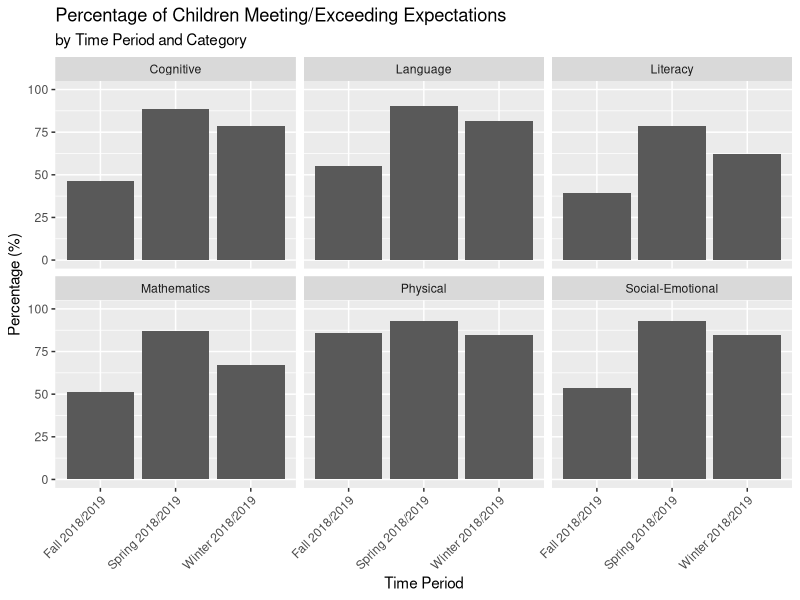
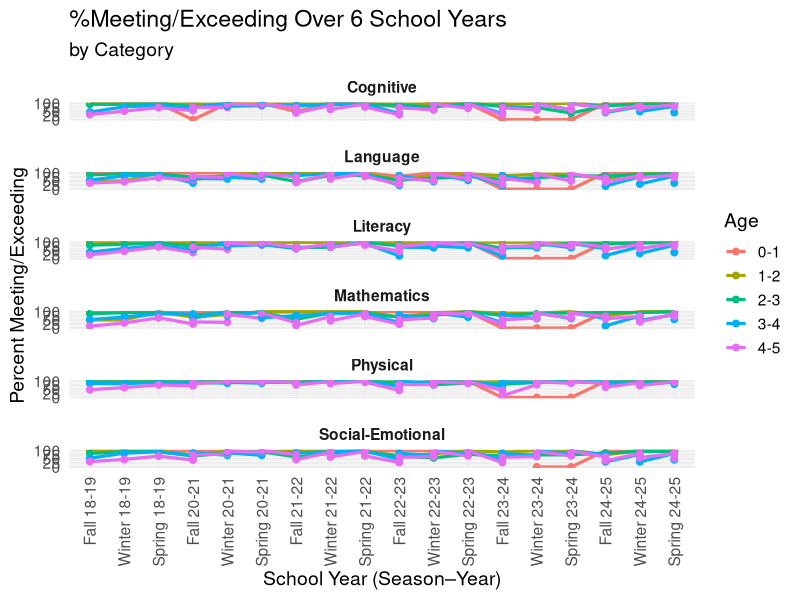
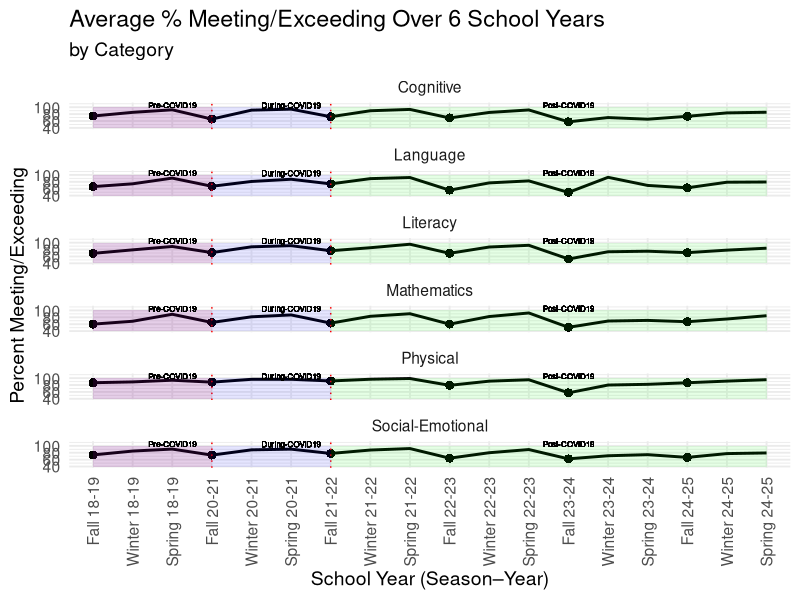
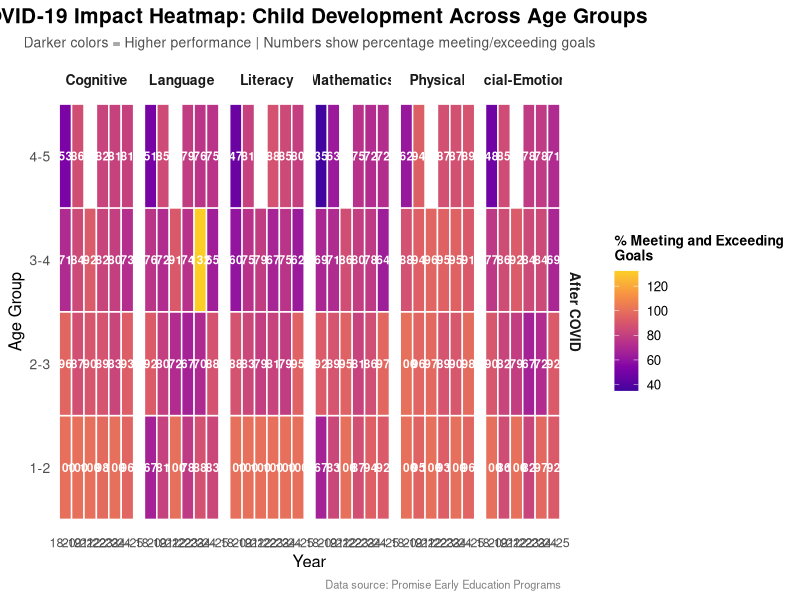
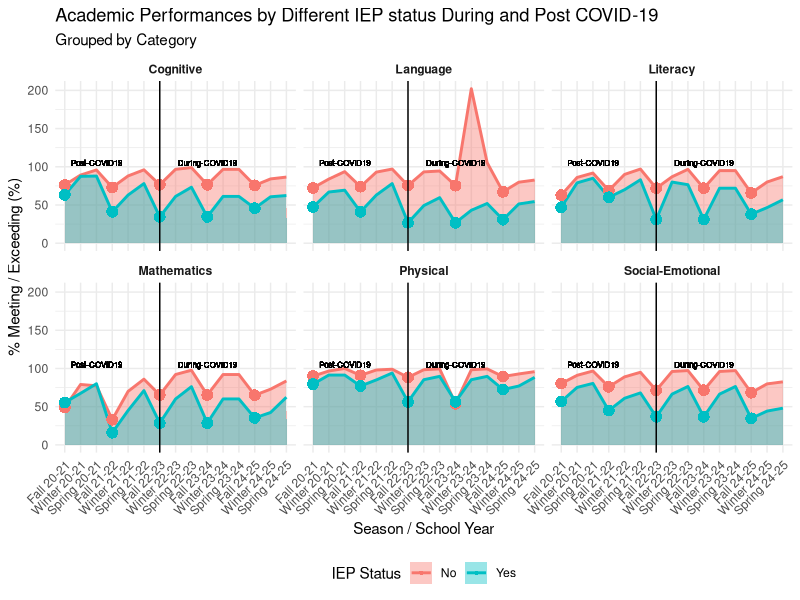
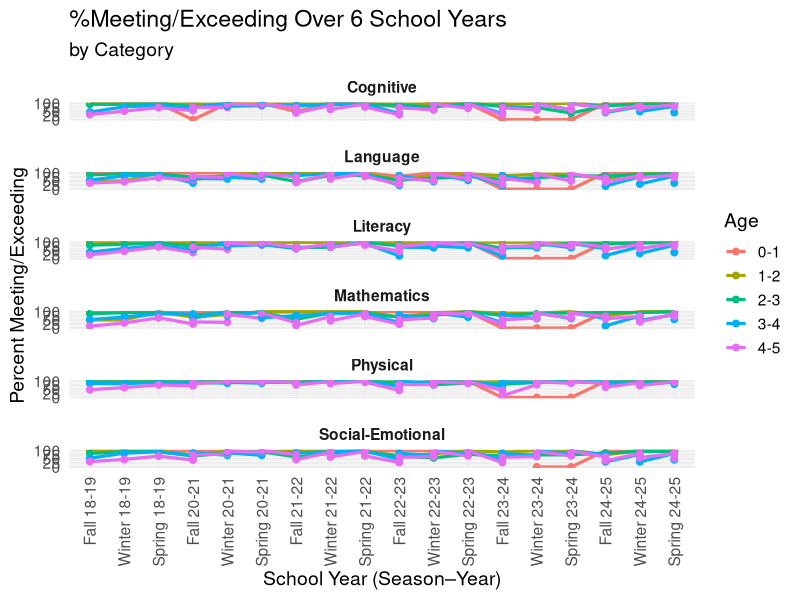
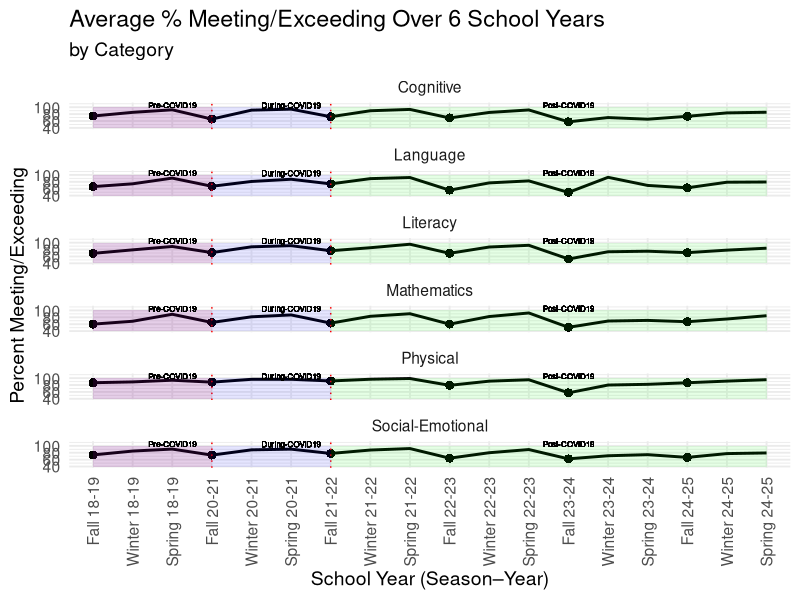
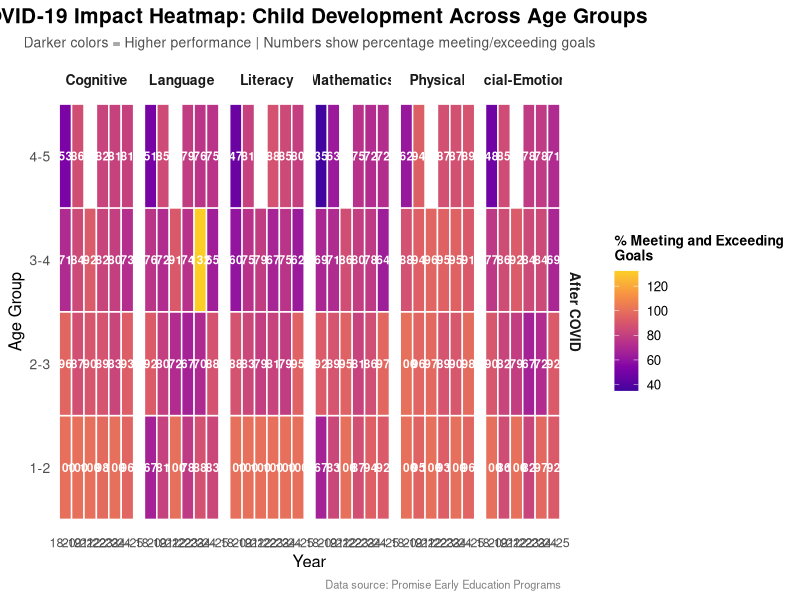

Here is the R script that generated these plots, in order:
## ---- chunk 1
library(tidyverse)
library(broom)
library(readxl)
library(dplyr)
library(skimr)
## ---- chunk 2
prof_2018_2019 <- read_excel("../data/ignore/file_show.xlsx")
## ---- chunk 3
glimpse(prof_2018_2019)
## ---- chunk 4
skim(prof_2018_2019)
## ---- chunk 5
categorized_data_2018_2019 <- prof_2018_2019 |>
  group_by(`Time Period`, `Category`) |>
  summarise(
    `Total # Children` = sum(`# Children`, na.rm = TRUE), 
    `Meeting / Exceeding Children` = sum(`# Meeting / Exceeding`, na.rm = TRUE), 
    `% percentage` = round(`Meeting / Exceeding Children` / `Total # Children` * 100, 2),
    .groups = "drop"
  )
## ---- chunk 6
ggplot(categorized_data_2018_2019, aes(x = `Time Period`, y = `% percentage`)) +
  geom_col() +
  facet_wrap(~ `Category`) +
  ylim(0, 100) +
  labs(
    title = "Percentage of Children Meeting/Exceeding Expectations",
    subtitle = "by Time Period and Category",
    x = "Time Period",
    y = "Percentage (%)"
  ) + 
  theme(axis.text.x = element_text(angle = 45, hjust = 1))
## ---- chunk 7
X2018_2019 <- read_excel("../data/ignore/2018-2019.xlsx")
X2020_2021 <- read_excel("../data/ignore/2020-2021.xlsx")
X2021_2022 <- read_excel("../data/ignore/2021-2022.xlsx")
X2022_2023 <- read_excel("../data/ignore/2022-2023.xlsx")
X2023_2024 <- read_excel("../data/ignore/2023-2024.xlsx")
X2024_2025 <- read_excel("../data/ignore/2024-2025.xlsx")
## ---- chunk 8
general_data_table <- bind_rows(
  #for each year we need to first convert our number of children, number of meeting/exceeding, and percentage of meeting/exceeding in numerit values and create a year column that would help us with sorting and labeling
  X2018_2019 |>
    mutate(
      `# Children` = parse_number(as.character(`# Children`), na = c("N/A", "NA")), 
      `# Meeting / Exceeding` = parse_number(as.character(`# Meeting / Exceeding`), na = c("N/A", "NA")), 
      `% Meeting / Exceeding` = parse_number(as.character(`% Meeting / Exceeding`)), 
      year = "18-19"), 
  X2020_2021 |>
    mutate(
      `# Children` = parse_number(as.character(`# Children`), na = c("N/A", "NA")), 
      `# Meeting / Exceeding` = parse_number(as.character(`# Meeting / Exceeding`), na = c("N/A", "NA")), 
      `% Meeting / Exceeding` = parse_number(as.character(`% Meeting / Exceeding`)), 
      year = "20-21"), 
  X2021_2022|>
    mutate(
      `# Children` = parse_number(as.character(`# Children`), na = c("N/A", "NA")), 
      `# Meeting / Exceeding` = parse_number(as.character(`# Meeting / Exceeding`), na = c("N/A", "NA")), 
      `% Meeting / Exceeding` = parse_number(as.character(`% Meeting / Exceeding`)), 
      year = "21-22"), 
  X2022_2023|>
    mutate(
      `# Children` = parse_number(as.character(`# Children`), na = c("N/A", "NA")), 
      `# Meeting / Exceeding` = parse_number(as.character(`# Meeting / Exceeding`), na = c("N/A", "NA")), 
      `% Meeting / Exceeding` = parse_number(as.character(`% Meeting / Exceeding`)), 
      year = "22-23"), 
  X2023_2024|>
    mutate(
      `# Children` = parse_number(as.character(`# Children`), na = c("N/A", "NA")), 
      `# Meeting / Exceeding` = parse_number(as.character(`# Meeting / Exceeding`), na = c("N/A", "NA")), 
      `% Meeting / Exceeding` = parse_number(as.character(`% Meeting / Exceeding`), na = c("N/A", "NA", "#DIV/0!")), 
      year = "23-24"), 
  X2024_2025|>
    mutate(
      `# Children` = parse_number(as.character(`# Children`), na = c("N/A", "NA")), 
      `# Meeting / Exceeding` = parse_number(as.character(`# Meeting / Exceeding`), na = c("N/A", "NA")), 
      `% Meeting / Exceeding` = parse_number(as.character(`% Meeting / Exceeding`)), 
      year = "24-25")
  ) |>
  #shortening and simplifying the label for each school year and trimester
  mutate(
    season = case_when(
      str_detect(`Time Period`, "Fall") ~ "Fall",
      str_detect(`Time Period`, "Winter") ~ "Winter",
      str_detect(`Time Period`, "Spring") ~ "Spring"
    ),
    label = paste(season, year),
    #sorting for chronological order taking the beginning of the school year and the code for each season (Fall - 1, Winter - 2, Spring - 3)
    #e.g. Fall 2018-2019 -> 181, Winter 2021-2022 -> 212
    sort_num = as.numeric(str_sub(year, 1, 2)) * 10 + match(season, c("Fall","Winter","Spring")) 
  )
#ordering our data chronologically
general_data_table <- general_data_table |>
  mutate(
    label = fct_reorder(label, sort_num)
  )
## ---- chunk 9
general_data_plot <- ggplot(general_data_table, aes(x = label, y = `% Meeting / Exceeding`, color = Age, group = Age)) +
  geom_line(size = 1.1) +
  geom_point(size = 2) +
  facet_wrap(~ Category, ncol = 1) +
  ylim(0, 100)+
  labs(
    title = "%Meeting/Exceeding Over 6 School Years",
    subtitle = "by Category",
    x = "School Year (Season–Year)",
    y = "Percent Meeting/Exceeding"
  ) +
  theme_minimal(base_size = 14) +
  theme(
    axis.text.x = element_text(angle = 90, hjust = 1, vjust = 0.5),
    strip.text = element_text(face = "bold"),
    panel.spacing = unit(1, "lines")
  )

general_data_plot

#saving
ggsave("general_plot.png", general_data_plot, width = 10, height = 20, dpi = 300)
## ---- chunk 10
#creating a new column that would help us highlight the beginning of the school year
average_general_data_table <- general_data_table |>
  mutate(is_fall = (`season` == "Fall"))

#calculating the average of all age groups' seasonal performance
average_general_data_table <- average_general_data_table |>
  group_by(Category, label, sort_num, is_fall) |>
  summarise(
    `Avg Meeting Exceeding` = mean(`% Meeting / Exceeding`, na.rm = TRUE),
    .groups = "drop"
  )

#plotting
average_general_data_plot <- ggplot(average_general_data_table, aes(x = label, y = `Avg Meeting Exceeding`, group = Category)) +
  geom_line(size = 1) +
  geom_point(aes(size = ifelse(is_fall, 4, NA)), shape = 20, stroke = 0) +
  geom_vline(xintercept = "Fall 20-21", linetype = "dotted", color = "red")+
  geom_vline(xintercept = "Fall 21-22", linetype = "dotted", color = "red")+
  annotate("rect", xmin="Fall 18-19", xmax="Fall 20-21", ymin = 40, ymax = 100, alpha = 0.1, fill = "red")+
  annotate("rect", xmin="Fall 18-19", xmax="Fall 21-22", ymin = 40, ymax = 100, alpha = 0.1, fill = "blue")+
  annotate("rect", xmin="Fall 21-22", xmax="Spring 24-25", ymin = 40, ymax = 100, alpha = 0.1, fill = "green")+
  geom_text( 
    aes(x = "Spring 18-19", y = 105, label = "Pre-COVID19"),
    size = 2) +
  geom_text( 
    aes(x = "Spring 20-21", y = 105, label = "During-COVID19"),
    size = 2) +
  geom_text( 
    aes(x = "Fall 23-24", y = 105, label = "Post-COVID19"),
    size = 2) +
  facet_wrap(~ Category, ncol = 1) +
  ylim(40, 110)+
  labs(
    title = "Average % Meeting/Exceeding Over 6 School Years",
    subtitle = "by Category",
    x = "School Year (Season–Year)",
    y = "Percent Meeting/Exceeding"
  ) +
  theme_minimal(base_size = 14) +
  theme(
    axis.text.x = element_text(angle = 90, hjust = 1, vjust = 0.5),
    legend.position = "none"
  )

average_general_data_plot

#saving
ggsave("average_general_plot.png", average_general_data_plot, width = 10, height = 15, dpi = 300)
## ---- chunk 11
# filter 0-1 age group and calculate percentages
data <- general_data_table |>
filter(Age != "0-1") |>
drop_na() |>
group_by(year, Category, Age) |>
summarise(percent = sum(`# Meeting / Exceeding`) / sum(`# Children`) * 100, .groups = "drop") |>
mutate( covid_period = case_when(
year == "2019" ~ "Before COVID",
year %in% c("2021", "2022") ~ "During COVID",
TRUE ~ "After COVID"
  ),
covid_period = factor(covid_period, levels = c("Before COVID", "During COVID", "After COVID"))
)

## Heatmap
covid_plot <- ggplot(data, aes(x = year, y = Age, fill = percent)) +
geom_tile(color = "white", size = 0.5) +
geom_text(aes(label = round(percent, 0)), color = "white", fontface = "bold", size = 3) +
facet_grid(covid_period ~ Category, scales = "free_y", space = "free_y") +
scale_fill_viridis_c(option = "plasma", begin = 0.1, end = 0.9) +
labs(title = "COVID-19 Impact Heatmap: Child Development Across Age Groups",
subtitle = "Darker colors = Higher performance | Numbers show percentage meeting/exceeding goals",
x = "Year", y = "Age Group", fill = "% Meeting and Exceeding\nGoals",
caption = "Data source: Promise Early Education Programs") +
theme_minimal(base_size = 12) +
theme(
plot.title = element_text(face = "bold", size = 15, hjust = 0.5),
plot.subtitle = element_text(size = 10, hjust = 0.5, color = "gray30", margin = margin(b = 10)),
axis.text.x = element_text(angle = 0, hjust = 0.5, size = 9),
axis.text.y = element_text(size = 10),
strip.text = element_text(face = "bold", size = 10),
legend.position = "right",
legend.title = element_text(face = "bold", size = 10),
panel.grid = element_blank(),
plot.caption = element_text(size = 8, color = "gray50", hjust = 1)
  )

# Save png
ggsave("covid_impact_heatmap.png", covid_plot, width = 14, height = 10, dpi = 300)
covid_plot
## ---- chunk 12
all_year <- general_data_table |>
  mutate(IEP = na_if(IEP, "N/A")) |>
  filter(!is.na(IEP))

IEP_data <- all_year |>
  mutate(is_fall = (`season` == "Fall"))

IEP_data <- IEP_data |>
  group_by(Category, label, sort_num, is_fall, IEP) |>
  summarise(
    `Avg IEP Meeting Exceeding` = mean(`% Meeting / Exceeding`, na.rm = TRUE),
    .groups = "drop"
  )

iep_graph <- ggplot(
  IEP_data,
  aes(x = `label`, y = `Avg IEP Meeting Exceeding`, fill = IEP, group = IEP)
) +
  geom_area(position = "identity", alpha = 0.4) +
  geom_line(aes(color = IEP), size = 1) +
  geom_point(aes(size = ifelse(is_fall, 4, NA)), shape = 21 , stroke = 0) +
  geom_vline(xintercept = "Fall 22-23") +
  geom_text( 
    aes(x = "Fall 23-24", y = 105, label = "During-COVID19"),
    size = 2) +
  geom_text( 
    aes(x = "Spring 20-21", y = 105, label = "Post-COVID19"),
    size = 2) +
  facet_wrap(~ Category) +
  labs(
    title = "Academic Performances by Different IEP status During and Post COVID-19",
    x = "Season / School Year",
    y = "% Meeting / Exceeding (%)",
    subtitle = "Grouped by Category ",
    fill = "IEP Status",
    color = "IEP Status"
  ) +
  scale_size_identity(guide = "none") +
  theme_minimal() +
  theme(
    axis.text.x = element_text(angle = 45, hjust = 1),
    legend.position = "bottom",
    strip.text = element_text(face = "bold")
  )

iep_graph

ggsave("iep_impact.png", iep_graph, width = 15, height = 10, dpi = 300)
